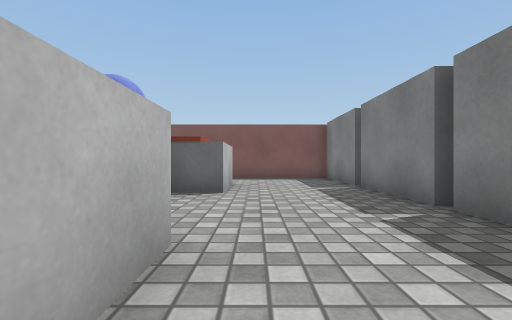
View 1 (above)

16 first-person views from a walk through a Unity game level. The camera is 0.64 m above the floor, looks level and sees 90° across. The floor is counted in squares, 1 m on a side. Each view is taken from the middle of a square. On the plan, view 1 faces up. The plan holds only what a view shows up to about 9 squares ahead; the rest is blank. Surface patterns are stand-ins for the level's own textures.

View 2
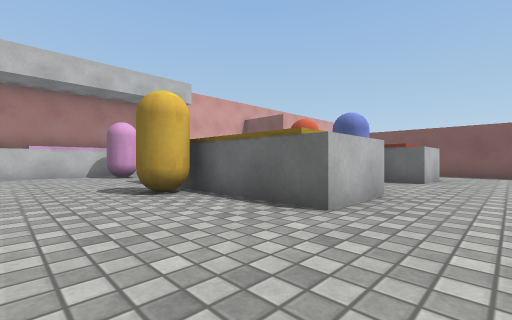

View 3
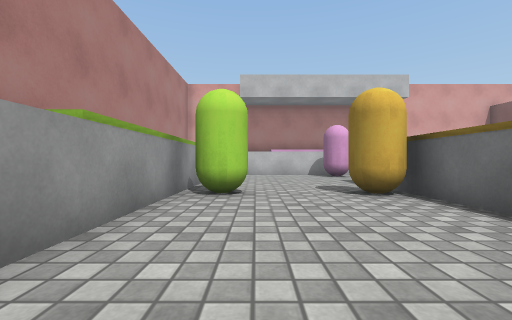

View 4
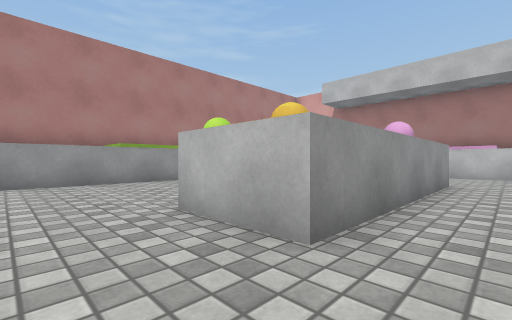

View 5
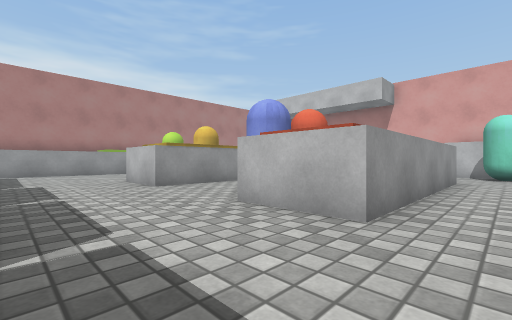

View 6
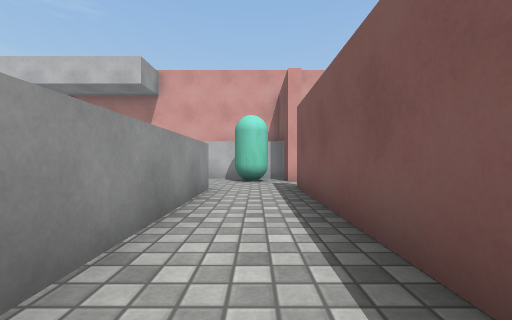

View 7
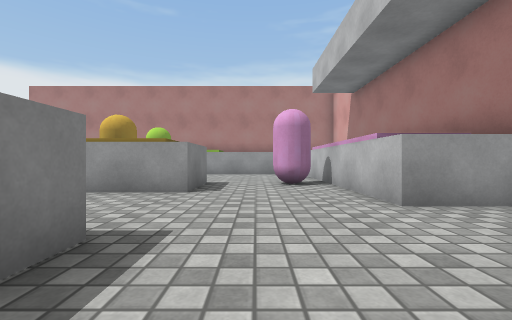

View 8
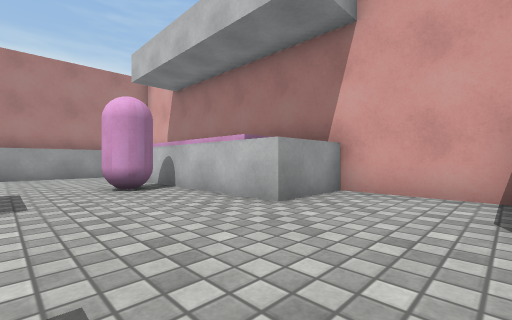

View 9
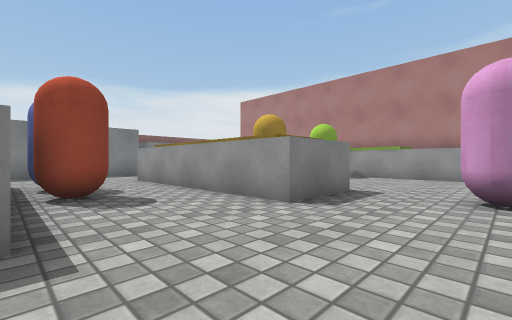

View 10
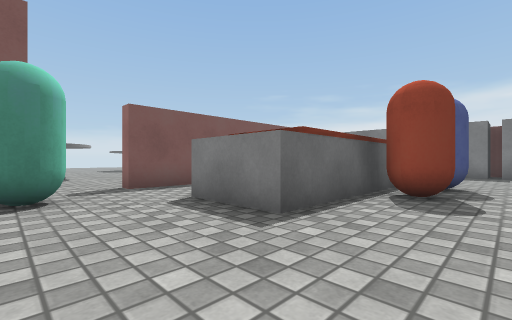

View 11
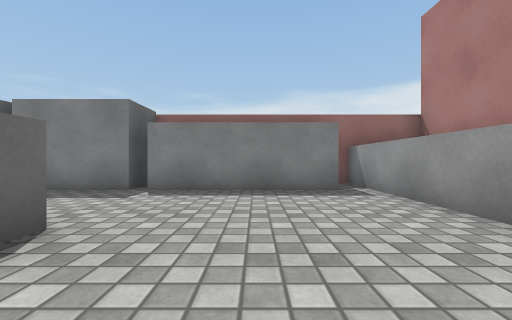

View 12
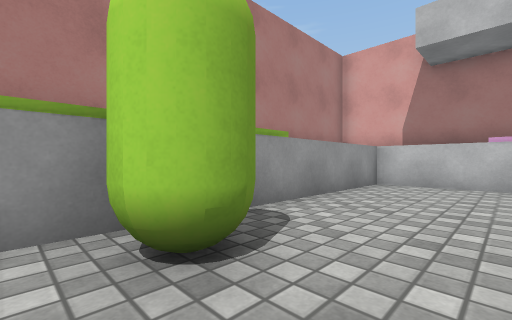

View 13
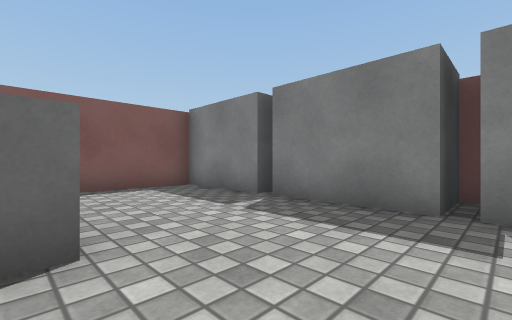

View 14
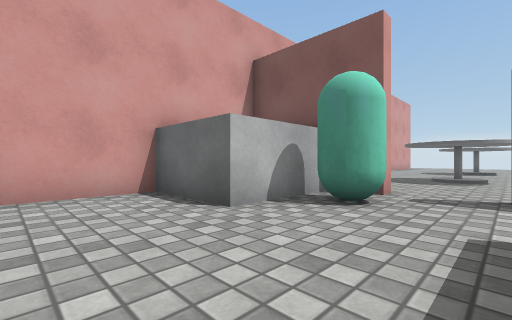

View 15
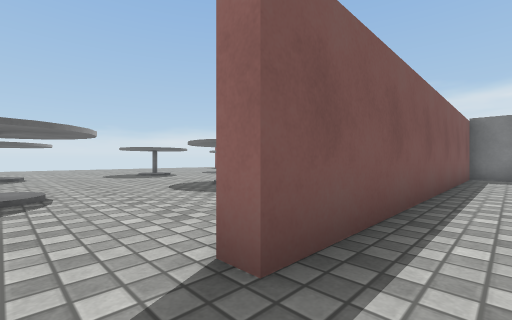

View 16
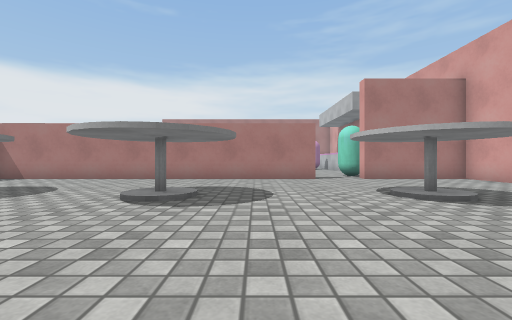

### Floor plan
Points are (right, up) in squares from view 1. A wall is a line through its corners. A room is listed if a view was taken in it or the views show most of it. See-through windows are left out.
Room 1 (views 1, 2, 3, 4, 5, 6, 7, 8, 9, 10, 11, 12, 13, 14, 15)
walls: (-0.6, 4.9) (-6.6, 4.9) (-6.6, 7) (-0.6, 7) (-0.6, 4.9); (-6.6, -0.1) (-6.6, 1.9) (-0.6, 1.9) (-0.6, -0.1) (-4.4, -0.1); (2.6, 9) (-7, 9) (-7, 9.4); (-8.7, 9.4) (-8.7, 9) (-9.7, 9) (-9.7, 6.2) (-12.1, 6.2) (-12.1, 3.5) (-10, 3.5) (-10, -4.5) (4, -4.5); (2.5, -3.9) (2.5, 0.4)
ways out: opening at (-8, 9) to room 2
objects: capsule (-9, 0); capsule (-9, 8); capsule (-4, -4) to (-4, -3); capsule (-4, -1); capsule (-4, 4); capsule (-3, 4) to (-2, 4); block (3, 1) to (3, 3); block (3, 4) to (3, 6); block (3, 7) to (4, 8)
Room 2 (view 16)
walls: (-7, 9.4) (3.6, 9.4); (-12.1, 11) (-12.1, 9.4) (-8.7, 9.4)
ways out: opening at (-8, 9) to room 1
objects: other object (-8, 13); other object (-8, 19); other object (-3, 13); other object (1, 13)

Positions as (right, up) in squares from view 1, and headings:
1: (0, 0), facing up
2: (1, -3), facing up-left
3: (1, -3), facing left
4: (1, 3), facing down-left
5: (2, 8), facing down-left
6: (-1, 8), facing left
7: (-8, 7), facing down
8: (-7, 6), facing down-left
9: (-9, 5), facing down-right
10: (-9, 3), facing up-right
11: (-3, -2), facing right
12: (-3, -2), facing down-left
13: (-1, 3), facing up-right
14: (-7, 4), facing up-left
15: (-8, 8), facing up-right
16: (-5, 18), facing down
